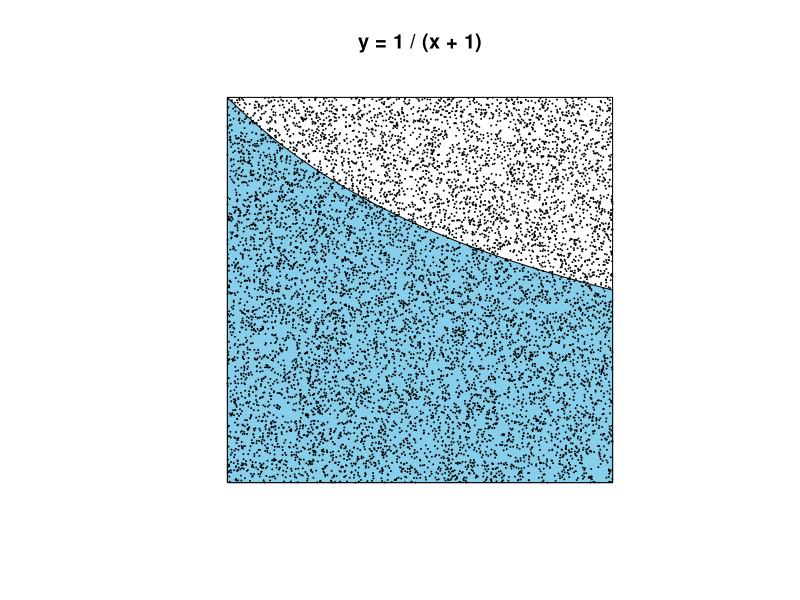

Recreate this plot in R.

#' Exercise 5
#' Alter the program MonteCarlo to estimate the area
#' under the graph of y=1/(x+1) in the unit square

n = 10000 # the number of experiments
xdata = runif(n) # x value of point
ydata = runif(n) # y value of point
# the number of points under the curve y=1/(x+1)
inside_num = length(xdata[ydata < 1 / (xdata + 1)])

x = seq(0, 1, 0.001)
y = 1 / (x + 1)
polyx = c(x, rev(x))
polyy = c(rep(0,length(x)), rev(y))

plot(c(), c(), main='y = 1 / (x + 1)',
     axes=F, xlab='', ylab='', xlim=c(0,1), ylim=c(0,1), asp=1)
lines(c(0, 1, 1, 0, 0), c(0, 0, 1, 1, 0))

polygon(polyx, polyy, col='skyblue')
points(xdata, ydata, cex=.01)

cat('Estimate of area is ', inside_num / n)
cat('true log2 is ', log(2))
